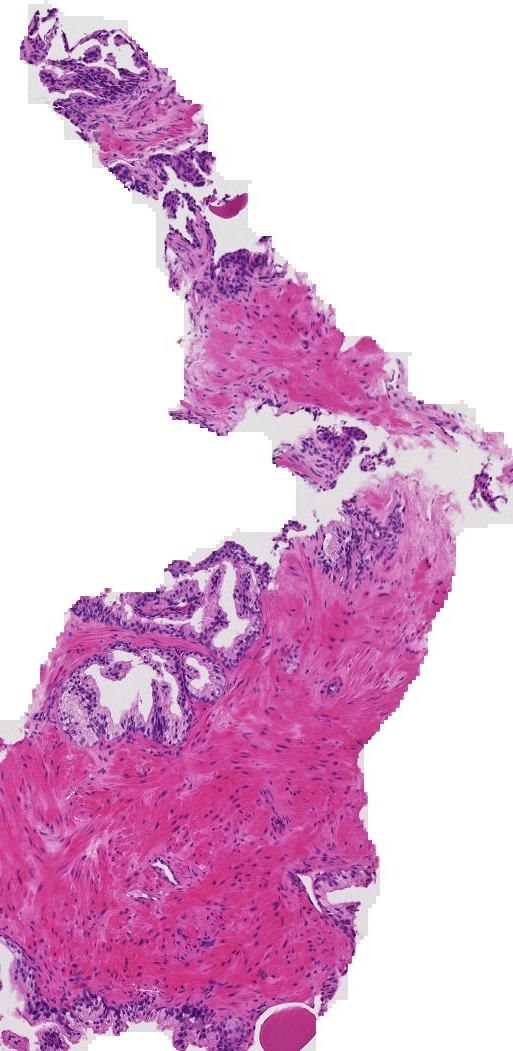
#> input picture Computer_Vision/Homework_CV/homework_3/cells/test_train0_1.jpeg, 513 x 1051 px
$ jupyter execute Test3.ipynb   (shell and % lines are left out)
#> lines starting #> are read from the running program, lines starting #| are printed output that depends on the picture
#> further down, image is the input picture: shape (1051, 513, 3); mean B, G, R 212.4, 180.2, 223.7
[cell 1]
import numpy as np
import cv2
import matplotlib.pyplot as plt


def sliding_windows(image, win_size, win_step):
    '''
    Выделяет скользящие окна из матрицы

    :param image: входное изображение
    :param win_size: размер окна
    :param win_step: шаг, с которым будет перемещаться окно по оси x
    :return: список из подматриц исходной матрицы, которые получились путем прохода окна
    '''
#> called with win_size = 150, win_step = 15
    windows = list()
    h, w, _ = image.shape
#> h = 1051; w = 513

    for y in range(0, h - win_size + 1, win_size):
        for x in range(0, w - win_size + 1, win_step):
            win = image[y: y + win_size, x: x + win_size]
            windows.append((x, y, win))  # Теперь возвращаем также координаты (x, y)
#> after the loop, windows = 175 items

    return windows

def is_correct_cell(cell_image):
    '''
    Определяет стоит ли заносить данную ячейку в список тех, что нужно оставить

    :param сell_image: элемент списка скользящих окон
    :return: True если threshold часть ячейки заполнена раковыми образованиями, иначе - false
    '''
    threshold = 0.2 #если такая часть ячейки заполнена раковой опухолью, то запоминаем ее

    total_pixels = cell_image.size

    non_white_sum = np.sum(cell_image < 255) #Считаем все не белые пиксели, если их больше чем threshold*total_pixels, то True

    return non_white_sum > (total_pixels * threshold)


def get_cancer_cells(image, cell_size, cell_number):
    '''
    Определяет ячейки в которых содержится больше всего информации о раковых образованиях

    :param image: фото раковых клеток
    :param cell_size: размер ячейки
    :param cell_number: количество ячеек
    :return: список из cell_number ячеек, которые содержат больше всего информации о раковых образованиях
    '''
    suitable_cells = list()

    n = 10

    cell_step = cell_size // n # вместо 10 можно вписать другое число
    cells_list = sliding_windows(image, cell_size, cell_step)
#> cells_list = 175 items

    i = 0
    while i != len(cells_list):
        x, y, cell = cells_list[i]  # Теперь извлекаем координаты (x, y) и саму ячейку
        if(is_correct_cell(cell)):
            suitable_cells.append((x, y, cell))  # Сохраняем координаты и ячейку
            i += n
        else:
            i += 1
#> this loop made 40 passes
#> (x, y, non_white_sum in is_correct_cell, i) on passes 1 to 12: (0, 0, 46821, 10), (150, 0, 13149, 11), (165, 0, 8939, 12), (180, 0, 5348, 13), (195, 0, 2789, 14), (210, 0, 673, 15), (225, 0, 18, 16), (240, 0, 0, 17), (255, 0, 0, 18), (270, 0, 0, 19), (285, 0, 0, 20), (300, 0, 0, 21)
#> pass 1, in get_cancer_cells, `x, y, cell = cells_list[i]`:
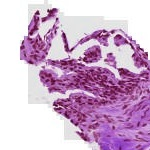
#> cell: shape (150, 150, 3); mean of channels 0, 1, 2 205.8, 175.8, 207.2; drawn as B, G, R
#> pass 2, in get_cancer_cells, `x, y, cell = cells_list[i]`:
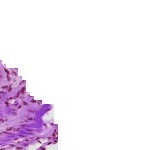
#> cell: shape (150, 150, 3); mean of channels 0, 1, 2 244.4, 232.9, 242.7; drawn as B, G, R
#> pass 3, in get_cancer_cells, `x, y, cell = cells_list[i]`:
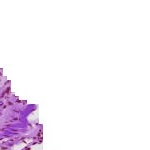
#> cell: shape (150, 150, 3); mean of channels 0, 1, 2 248.2, 240.7, 246.9; drawn as B, G, R
#> after the loop, i = 175; suitable_cells = 15 items

    return suitable_cells

# Загрузка изображения
image = cv2.imread('cells/test_train0_1.jpeg')
image = cv2.cvtColor(image, cv2.COLOR_BGR2RGB)

# Получение подходящих ячеек
res = get_cancer_cells(image, 150, 10)
#> res = 15 items

# Рисование прямоугольников на исходном изображении
for x, y, cell in res:
    cv2.rectangle(image, (x, y), (x + 150, y + 150), (255, 0, 0), 2)  # Рисуем прямоугольник
#> this loop made 15 passes
#> (x, y) on passes 1 to 12: (0, 0), (30, 150), (180, 150), (60, 300), (210, 300), (360, 300), (135, 450), (285, 450), (60, 600), (210, 600), (360, 600), (135, 750)
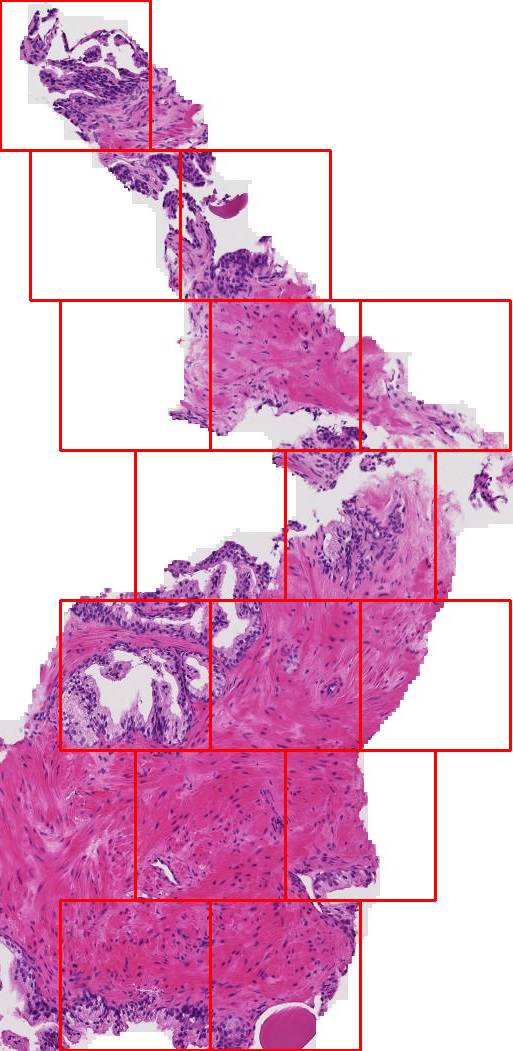
#> image: shape (1051, 513, 3); mean R, G, B 224.8, 174.4, 205.4

# Отображение результата
plt.imshow(image, cmap = 'gray')
plt.axis('off')
plt.show()

$ run again, with Computer_Vision/Homework_CV/homework_3/cells/train1_1.jpeg copied over Computer_Vision/Homework_CV/homework_3/cells/test_train0_1.jpeg
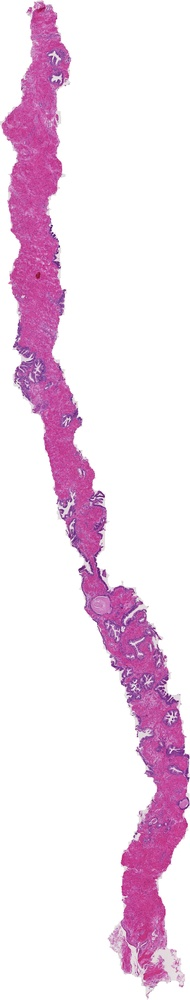
#> input picture Computer_Vision/Homework_CV/homework_3/cells/train1_1.jpeg, 190 x 1000 px, shrunk from 1368 x 7200 before the run
#> image is the input picture: shape (1000, 190, 3); mean B, G, R 234.2, 218.7, 239.8
#> after the loop in sliding_windows, `for y in range(0, h - win_size + 1, win_size):`: windows = 18 items
#> the loop in get_cancer_cells, `while i != len(cells_list):` made 3 passes
#> (x, y, threshold in is_correct_cell, total_pixels in is_correct_cell, non_white_sum in is_correct_cell, i) on passes 1 to 2: (0, 0, 0.2, 67500, 21660, 10), (15, 450, 0.2, 67500, 21167, 20)
#> pass 1, in get_cancer_cells, `x, y, cell = cells_list[i]`:
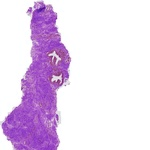
#> cell: shape (150, 150, 3); mean of channels 0, 1, 2 239, 214, 231.9; drawn as B, G, R
#> pass 2, in get_cancer_cells, `x, y, cell = cells_list[i]`:
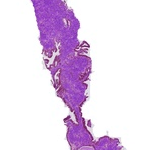
#> cell: shape (150, 150, 3); mean of channels 0, 1, 2 236.8, 214.8, 231.5; drawn as B, G, R
#> after the loop in get_cancer_cells, `while i != len(cells_list):`: i = 20; suitable_cells = 2 items
